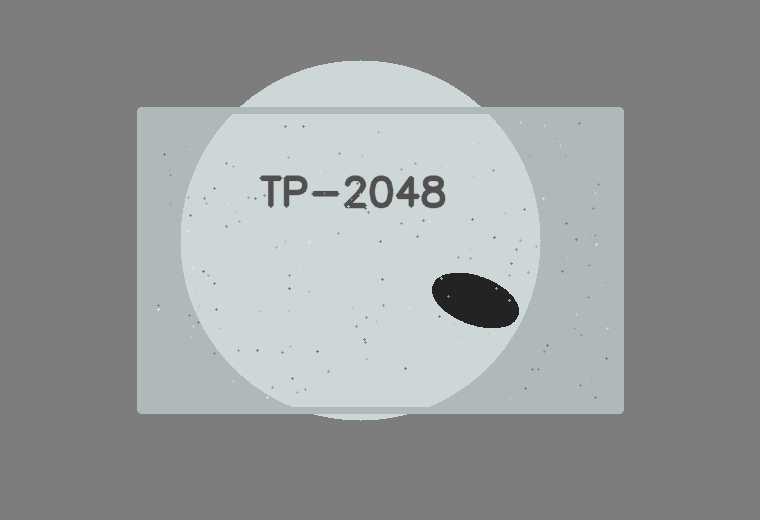
#> input picture Projeto_VC/peca_inspecao.jpg, 760 x 520 px
$ jupyter execute aula01.ipynb
#> lines starting #> are read from the running program, lines starting #| are printed output that depends on the picture; after the words box and inside, x2 and y2 are one past the last pixel; in counts of white or black regions, pixels touching at a corner belong together
# Visão computacional - Fundamentos gerais

[cell 1]
import numpy as np
import matplotlib.pyplot as plt
from pathlib import Path
import cv2

[cell 2]
plt.rcParams["figure.figsize"] = (10, 6)
plt.rcParams["axes.titlesize"] = 12
plt.rcParams["axes.labelsize"] = 10

[cell 3]
print("Ambiente preparado com sucesso!")
print("OpenCV versão:", cv2.__version__)
print("NumPy versão:", np.__version__)

[cell 4]
caminho_imagem = Path("peca_inspecao.jpg")

if not caminho_imagem.exists():
    altura, largura = 520, 760

    imagem_sintetica = np.full((altura, largura, 3), 125, dtype=np.uint8)

    cv2.rectangle(imagem_sintetica, (140, 110), (620, 410), (185, 185, 175), -1)
    cv2.circle(imagem_sintetica, (360, 240), 180, (215, 215, 205), -1)
    cv2.rectangle(imagem_sintetica, (140, 110), (620, 410), (185, 185, 175), 6)

    cv2.putText(
        imagem_sintetica,
        "TP-2048",
        (260, 205),
        cv2.FONT_HERSHEY_SIMPLEX,
        1.3,
        (80, 80, 80),
        3,
        cv2.LINE_AA
    )

    cv2.ellipse(imagem_sintetica, (475, 300), (45, 24), 20, 0, 360, (35, 35, 35), -1)

    rng = np.random.default_rng(seed=42)
    for _ in range(180):
        x = int(rng.integers(150, 610))
        y = int(rng.integers(120, 400))
        intensidade = int(rng.integers(120, 230))
        cv2.circle(imagem_sintetica, (x, y), 1, (intensidade, intensidade, intensidade), -1)

    cv2.imwrite(str(caminho_imagem), imagem_sintetica)
    print("Imagem sintética criada para a prática:", caminho_imagem)
else:
    print("Imagem fornecida encontrada:", caminho_imagem)

imagem_bgr = cv2.imread(str(caminho_imagem))
#> imagem_bgr is the input picture: shape (520, 760, 3); mean B, G, R 154.4, 154, 150.2

if imagem_bgr is None:
    raise FileNotFoundError("Não foi possível carregar a imagem. Verifique o caminho e o nome do arquivo.")

print("Imagem carregada com sucesso.")
print("Formato da matriz da imagem:", imagem_bgr.shape)
#| Formato da matriz da imagem: (520, 760, 3)

[cell 5]
imagem_rgb = cv2.cvtColor(imagem_bgr, cv2.COLOR_BGR2RGB)

plt.figure(figsize=(10, 6))
plt.imshow(imagem_rgb)
plt.title("Imagem original exibida corretamente em RGB")
plt.axis("off")
plt.show()

[cell 6]
altura, largura, canais = imagem_bgr.shape
#> altura = 520; largura = 760; canais = 3

tipo_dado = imagem_bgr.dtype
valor_minimo = imagem_bgr.min()
#> valor_minimo = 27
valor_maximo = imagem_bgr.max()
#> valor_maximo = 235
valor_medio = imagem_bgr.mean()
#> valor_medio = 152.9

print("PROPRIEDADES DA IMAGEM")
print("Altura em pixels:", altura)
#| Altura em pixels: 520
print("Largura em pixels:", largura)
#| Largura em pixels: 760
print("Número de canais:", canais)
#| Número de canais: 3
print("Tipo de dado:", tipo_dado)
#| Tipo de dado: uint8
print("Valor mínimo de pixel:", valor_minimo)
#| Valor mínimo de pixel: 27
print("Valor máximo de pixel:", valor_maximo)
#| Valor máximo de pixel: 235
print("Valor médio dos pixels:", round(float(valor_medio), 2))
#| Valor médio dos pixels: 152.85

amostra_pixels = imagem_bgr[0:5, 0:5]
print("\nAmostra 5x5 de pixels no canto superior esquerdo:")
print(amostra_pixels)
#> (printed output is left out)

[cell 7]
imagem_cinza = cv2.cvtColor(imagem_bgr, cv2.COLOR_BGR2GRAY)

print("Formato da imagem colorida:", imagem_bgr.shape)
#| Formato da imagem colorida: (520, 760, 3)
print("Formato da imagem em escala de cinza:", imagem_cinza.shape)
#| Formato da imagem em escala de cinza: (520, 760)
print("Valor mínimo em cinza:", imagem_cinza.min())
#| Valor mínimo em cinza: 27
print("Valor máximo em cinza:", imagem_cinza.max())
#| Valor máximo em cinza: 231

plt.figure(figsize=(10, 6))
plt.imshow(imagem_cinza, cmap="gray")
plt.title("Imagem convertida para escala de cinza")
plt.axis("off")
plt.show()

[cell 8]
imagem_suavizada = cv2.GaussianBlur(imagem_cinza, (7, 7), 0)

fig, eixos = plt.subplots(1, 2, figsize=(14, 5))

eixos[0].imshow(imagem_cinza, cmap="gray")
eixos[0].set_title("Escala de cinza")
eixos[0].axis("off")

eixos[1].imshow(imagem_suavizada, cmap="gray")
eixos[1].set_title("Após suavização Gaussiana")
eixos[1].axis("off")

plt.tight_layout()
plt.show()
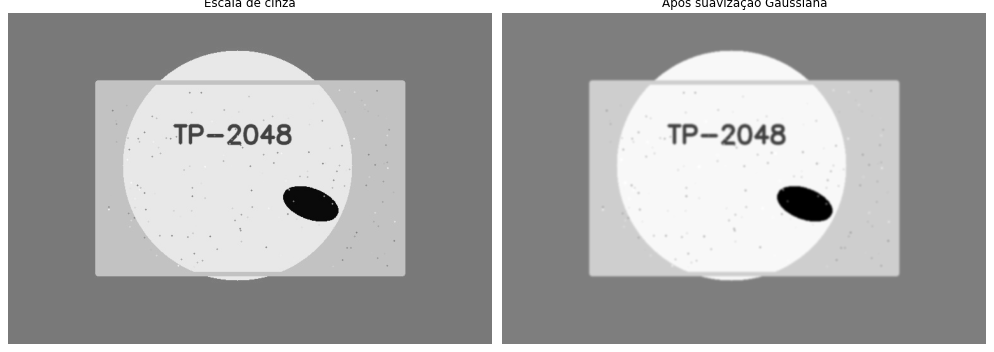
#> figure drawn by matplotlib, 2 panels

[cell 9]
valor_limiar = 95

_, mascara_binaria = cv2.threshold(
    imagem_suavizada,
    valor_limiar,
    255,
    cv2.THRESH_BINARY_INV
)
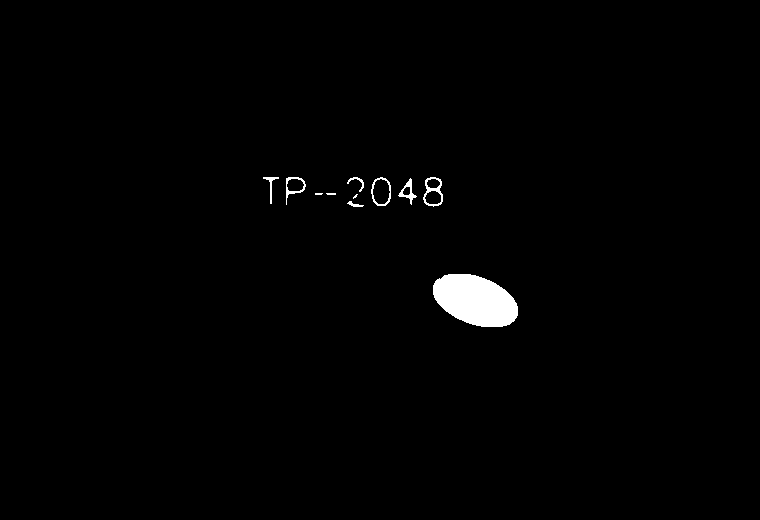
#> mascara_binaria: shape (520, 760); 1.1% white; 11 white regions (3 under 20 px)

fig, eixos = plt.subplots(1, 3, figsize=(18, 5))

eixos[0].imshow(imagem_cinza, cmap="gray")
eixos[0].set_title("Escala de cinza")
eixos[0].axis("off")

eixos[1].imshow(imagem_suavizada, cmap="gray")
eixos[1].set_title("Imagem suavizada")
eixos[1].axis("off")

eixos[2].imshow(mascara_binaria, cmap="gray")
eixos[2].set_title(f"Máscara binária — limiar = {valor_limiar}")
eixos[2].axis("off")

plt.tight_layout()
plt.show()
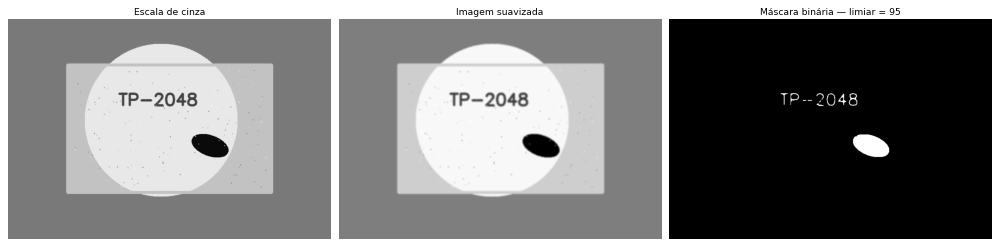
#> figure drawn by matplotlib, 3 panels

[cell 10]
contornos, _ = cv2.findContours(
    mascara_binaria,
    cv2.RETR_EXTERNAL,
    cv2.CHAIN_APPROX_SIMPLE
)
#> contornos = 11 contours, 3 with area under 20; largest, box (x1, y1, x2, y2) and area: (433, 274, 518, 327) 3243, (371, 177, 391, 206) 438, (423, 177, 443, 207) 428, (286, 177, 306, 205) 271, (398, 178, 417, 205) 162, (263, 177, 279, 204) 53, (347, 177, 364, 192) 36, (347, 201, 364, 207) 28

imagem_detectada = imagem_rgb.copy()
area_minima = 300
regioes_detectadas = []

for contorno in contornos:
    area = cv2.contourArea(contorno)

    if area >= area_minima:
        x, y, w, h = cv2.boundingRect(contorno)
        regioes_detectadas.append((x, y, w, h, area))

        cv2.rectangle(imagem_detectada, (x, y), (x + w, y + h), (255, 0, 0), 3)
        cv2.putText(
            imagem_detectada,
            f"{area:.0f}",
            (x, max(y - 10, 20)),
            cv2.FONT_HERSHEY_SIMPLEX,
            0.6,
            (255, 0, 0),
            2,
            cv2.LINE_AA
        )
#> this loop made 11 passes
#> (area, x, y, w, h) on passes 1, 7, 8: (3243, 433, 274, 85, 53), (428, 423, 177, 20, 30), (438.5, 371, 177, 20, 29)
#> area on passes 2, 6, 9, 10, 11: 28.5, 162.5, 36.5, 271, 53
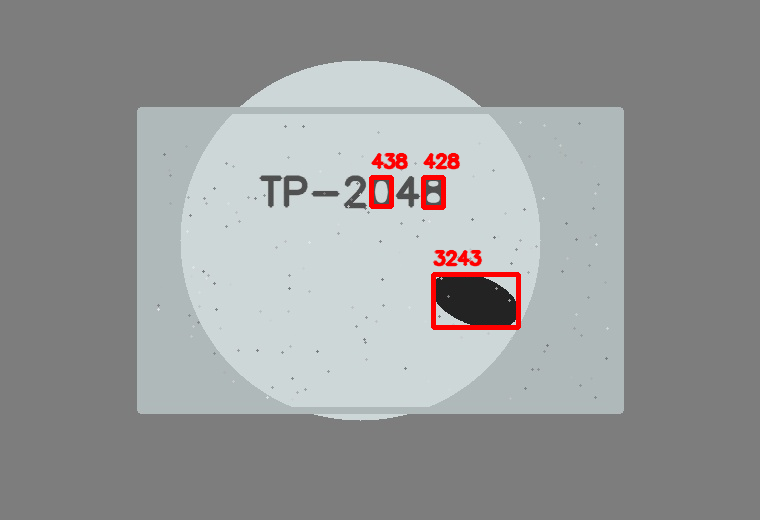
#> imagem_detectada: shape (520, 760, 3); mean R, G, B 150.9, 152.4, 152.8
#> after the loop, regioes_detectadas = [(433, 274, 85, 53, 3243), (423, 177, 20, 30, 428), (371, 177, 20, 29, 438.5)]

print("Quantidade de regiões relevantes detectadas:", len(regioes_detectadas))
#| Quantidade de regiões relevantes detectadas: 3
print("Regiões detectadas no formato (x, y, largura, altura, área):")
for regiao in regioes_detectadas:
    print(regiao)
#> this loop made 3 passes
#| (433, 274, 85, 53, 3243.0)
#| (423, 177, 20, 30, 428.0)
#| (371, 177, 20, 29, 438.5)

plt.figure(figsize=(10, 6))
plt.imshow(imagem_detectada)
plt.title("Áreas suspeitas destacadas por contornos")
plt.axis("off")
plt.show()

[cell 11]
fig, eixos = plt.subplots(2, 3, figsize=(18, 10))

eixos[0, 0].imshow(imagem_rgb)
eixos[0, 0].set_title("1. Imagem original")
eixos[0, 0].axis("off")

eixos[0, 1].imshow(imagem_cinza, cmap="gray")
eixos[0, 1].set_title("2. Escala de cinza")
eixos[0, 1].axis("off")

eixos[0, 2].imshow(imagem_suavizada, cmap="gray")
eixos[0, 2].set_title("3. Suavização")
eixos[0, 2].axis("off")

eixos[1, 0].imshow(mascara_binaria, cmap="gray")
eixos[1, 0].set_title("4. Limiarização")
eixos[1, 0].axis("off")

eixos[1, 1].imshow(imagem_detectada)
eixos[1, 1].set_title("5. Detecção simples")
eixos[1, 1].axis("off")

eixos[1, 2].axis("off")
texto_resumo = (
    "Resumo do pipeline:\n\n"
    "Imagem original → leitura dos dados visuais\n"
    "Escala de cinza → simplificação da informação\n"
    "Suavização → redução de ruídos\n"
    "Limiarização → separação por intensidade\n"
    "Contornos → localização de áreas suspeitas\n\n"
    f"Regiões detectadas: {len(regioes_detectadas)}"
)
eixos[1, 2].text(0.02, 0.85, texto_resumo, fontsize=12, va="top")

plt.tight_layout()
plt.show()

[cell 12]
pasta_resultados = Path("resultados_pratica")
pasta_resultados.mkdir(exist_ok=True)

cv2.imwrite(str(pasta_resultados / "01_original_bgr.png"), imagem_bgr)
cv2.imwrite(str(pasta_resultados / "02_escala_cinza.png"), imagem_cinza)
cv2.imwrite(str(pasta_resultados / "03_suavizada.png"), imagem_suavizada)
cv2.imwrite(str(pasta_resultados / "04_mascara_binaria.png"), mascara_binaria)

imagem_detectada_bgr = cv2.cvtColor(imagem_detectada, cv2.COLOR_RGB2BGR)
cv2.imwrite(str(pasta_resultados / "05_regioes_detectadas.png"), imagem_detectada_bgr)

print("Evidências salvas na pasta:", pasta_resultados.resolve())
